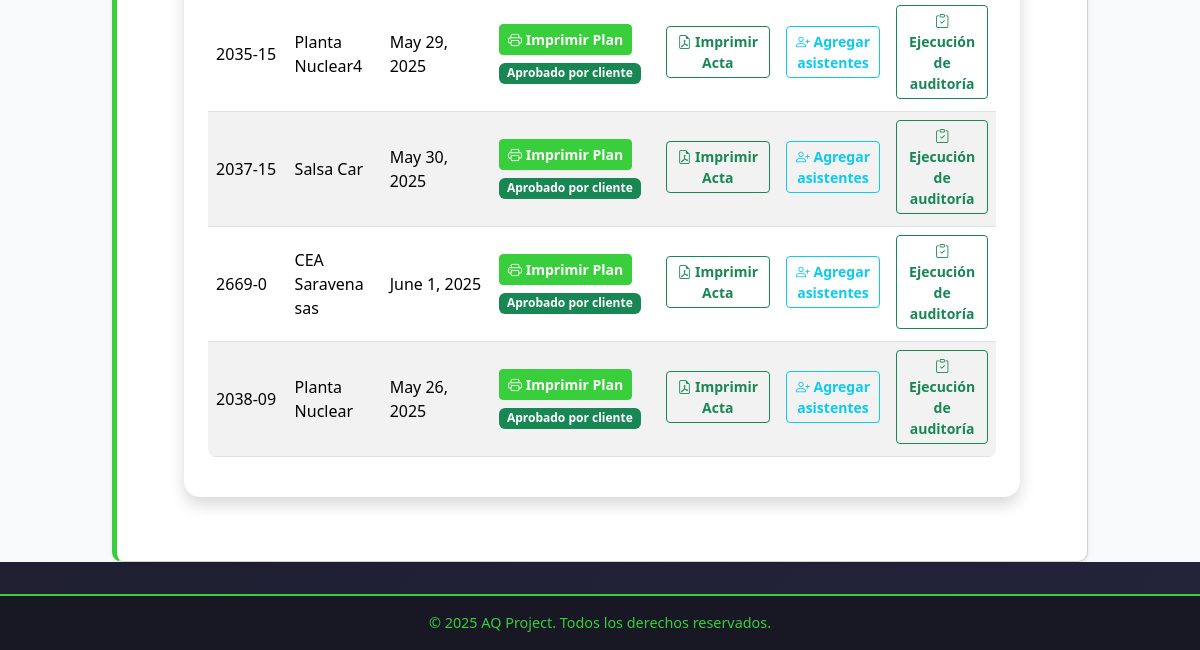
The page /auditores/dashboard/ (signed in, lower part) on the database as committed earlier.
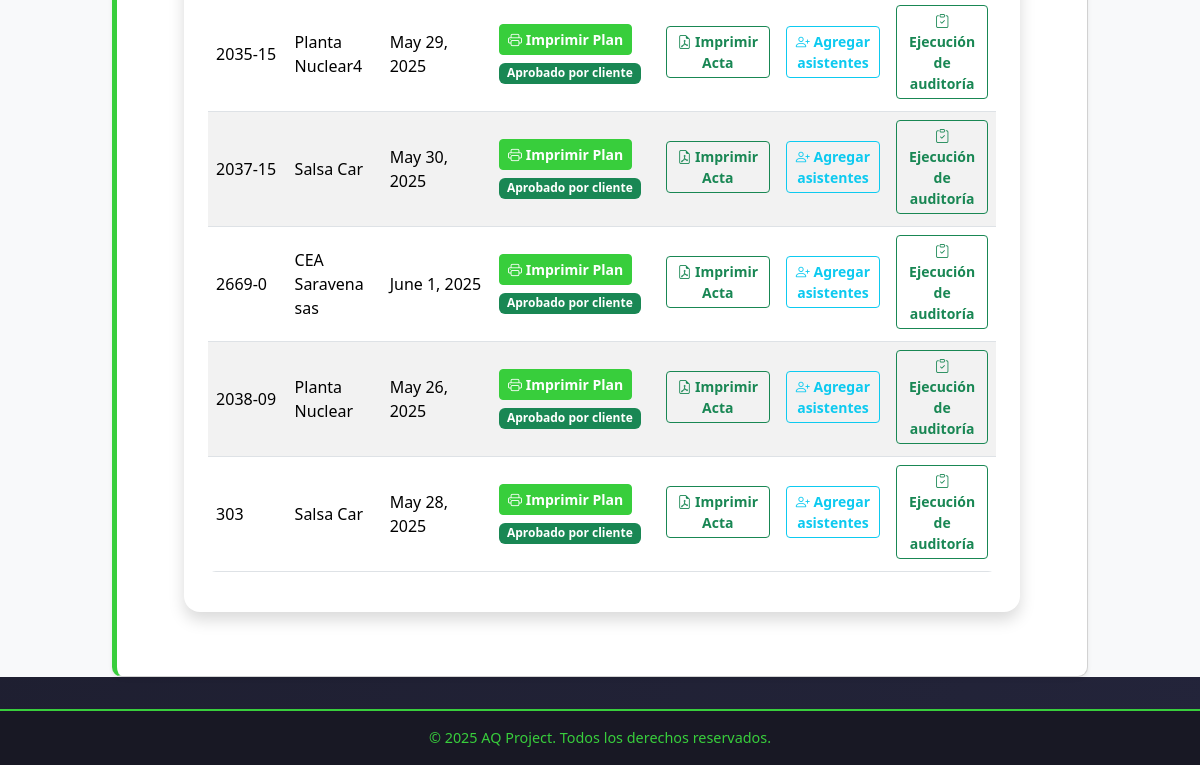
The same page on the database as committed later.
### documentacion_auditores/models.py (models this page shows, shortened)
class PlanAuditoria(models.Model):
    programacion = models.OneToOneField(ProgramacionAuditoria, on_delete=models.CASCADE)
    auditor = models.ForeignKey(User, on_delete=models.CASCADE, limit_choices_to={'groups__name': "Auditores"})
    iaf_md4_verificado = models.BooleanField(default=False)
    observaciones = models.TextField(blank=True, null=True)
    fecha_aprobacion = models.DateField()  # Automáticamente, puede ser 2 días antes de etapa 2
    archivo_vehiculos_instructores = models.FileField(upload_to='documentacion/vehiculos_instructores/', null=True, blank=True)
    aprobado_por_cliente = models.BooleanField(default=False)
    fecha_aprobacion_cliente = models.DateTimeField(null=True, blank=True)

### programacion/models.py (models this page shows, shortened)
class ProgramacionAuditoria(models.Model):
    cotizacion = models.ForeignKey('cotizaciones.Cotizacion', on_delete=models.CASCADE)
    nivel_auditoria = models.ForeignKey(NivelAuditoriaCEA, on_delete=models.SET_NULL, null=True, blank=True)
    fecha_programacion_etapa1 = models.DateField(null=True, blank=True)
    hora_etapa1 = models.TimeField(default='00:00')
    auditores = models.ForeignKey(Auditor, on_delete=models.SET_NULL, null=True, blank=True)
    iaf_md4_confirmado = models.BooleanField(default=False)
    estado = models.CharField(max_length=20, choices=(
        ('Pendiente', 'Pendiente'),
        ('En Curso', 'En Curso'),
        ('Finalizada', 'Finalizada'),
        ('Cancelada', 'Cancelada'),
    ), default='Pendiente')  # Valor predeterminado para "estado"

### cotizaciones/models.py (models this page shows, shortened)
class Cotizacion(models.Model):
    solicitud = models.ForeignKey(Solicitud, on_delete=models.CASCADE, related_name="cotizaciones")
    numero_servicio = models.CharField(max_length=100, unique=True)
    fecha_cotizacion = models.DateField(null=True, blank=True)
    tipo_servicio = models.ManyToManyField("TipoServicio")
    dias_auditoria_etapa_1 = models.DecimalField(max_digits=3, decimal_places=1, null=True, blank=True)
    dias_auditoria_etapa_2 = models.DecimalField(max_digits=3, decimal_places=1, null=True, blank=True)
    precio_neto = models.DecimalField(max_digits=10, decimal_places=2, help_text="Valor sin IVA")
    precio_iva = models.DecimalField(max_digits=10, decimal_places=2, default=Decimal("0.00"), help_text="IVA (19%)")
    precio_total = models.DecimalField(max_digits=10, decimal_places=2, default=Decimal("0.00"), help_text="Total con IVA")
    ESTADO_CHOICES = [
        ('Pendiente', 'Pendiente'),
        ('Aprobada', 'Aprobada'),
        ('Rechazada', 'Rechazada'),
        ('Programada', 'Programada'),
    ]
    estado = models.CharField(max_length=20, choices=ESTADO_CHOICES, default='Pendiente')

### solicitudes/models.py (models this page shows, shortened)
class Solicitud(models.Model):
    cliente = models.ForeignKey(Cliente, on_delete=models.CASCADE, related_name="solicitudes_solicitudes")  # Relación con el modelo Cliente
    fecha_solicitud = models.DateField(default=date.today)  # Fecha en que se crea la solicitud
    estado = models.CharField(
        max_length=20,
        choices=[
            ('Pendiente', 'Pendiente'),
            ('Aprobada', 'Aprobada'),
            ('Rechazada', 'Rechazada')
        ],
        default='Pendiente'
    )  # Estado de la solicitud

class Cliente(models.Model):
    nit = models.CharField(max_length=20, unique=True)  # Nit único
    nombre_propietario = models.CharField(max_length=100)
    nombre_establecimiento = models.CharField(max_length=100)
    representante_legal = models.CharField(max_length=100)
    cedula_ciudadania = models.CharField(max_length=20)
    ciudad = models.CharField(max_length=100)
    departamento = models.CharField(max_length=100)
    direccion = models.CharField(max_length=200)
    representante_organismo = models.CharField(max_length=100)
    cargo = models.CharField(max_length=50)
    telefono_fijo = models.CharField(max_length=20, blank=True, null=True)
    telefono_celular = models.CharField(max_length=20)
    correo_electronico = models.EmailField()
    nivel_cea = models.CharField(max_length=50, choices=NIVELES_CEA)
    cantidad_vehiculos = models.IntegerField(null=True, blank=True)
    cantidad_instructores = models.IntegerField(null=True, blank=True)
    categorias_certificar = models.ManyToManyField(Categoria, blank=True)
    certificado_conformidad = models.CharField(max_length=2, choices=CERTIFICADO_CONFORMIDAD_CHOICES, default="No")
    nombre_ente_certificador = models.CharField(max_length=100, blank=True, null=True)  # Se llena si es "Sí"
    fecha_solicitud = models.DateField(null=True, blank=True)  # Se establece solo cuando se envía la solicitud
    observaciones = models.TextField(blank=True, null=True)

### documentacion_auditores/views.py (the view)
# urls.py: path('dashboard/', views.dashboard_auditor, name='dashboard_auditor'),
@login_required
@user_passes_test(auditor_check)
def dashboard_auditor(request):
    auditor = Auditor.objects.get(user=request.user)
    programaciones = ProgramacionAuditoria.objects.exclude(planauditoria__aprobado_por_cliente=True)
    planes = PlanAuditoria.objects.filter(auditor=request.user)
    return render(request, 'documentacion_auditores/dashboard.html', {
        'programaciones': programaciones,
        'planes': planes,
    })

### documentacion_auditores/views.py (called while the page is built)
def auditor_check(user):
    return user.groups.filter(name='Auditores').exists()

### documentacion_auditores/templates/documentacion_auditores/dashboard.html (shortened to what the changed rows need)
{% extends "layouts/base.html" %}
{% block content %}
<div class="container my-5">
    <div class="row justify-content-center">
        <div class="col-lg-11">
            <div class="card shadow rounded-4 border-0">
                <div class="card-body p-4">
                    <div class="table-responsive">
                        <table class="table table-striped align-middle rounded-3 overflow-hidden">
                            <tbody>
                                {% for plan in planes %}
                                <tr>
                                    <td>{{ plan.programacion.cotizacion.numero_servicio }}</td>
                                    <td>{{ plan.programacion.cotizacion.solicitud.cliente.nombre_establecimiento }}</td>
                                    <td>{{ plan.fecha_aprobacion }}</td>
                                    <td>
                                        <a href="{% url 'imprimir_plan' plan.id %}" class="btn btn-success btn-sm mb-1 fw-semibold">
                                            <i class="bi bi-printer"></i> Imprimir Plan
                                        </a>
                                        {% if not plan.aprobado_por_cliente %}
                                            <a href="{% url 'editar_plan' plan.id %}" class="btn btn-warning btn-sm mb-1 fw-semibold">Editar Plan</a>
                                            <form method="post" action="{% url 'aprobar_plan_cliente' plan.id %}" style="display:inline;">
                                                {% csrf_token %}
                                                <button type="submit" class="btn btn-outline-success btn-sm mb-1 fw-semibold">Aprobación del plan</button>
                                            </form>
                                        {% else %}
                                            <span class="badge bg-success">Aprobado por cliente</span>
                                        {% endif %}
                                    </td>
                                    <td>
                                        {% if plan.acta and plan.acta.asistentes.exists %}
                                            <a href="{% url 'generar_acta_pdf' plan.programacion.id %}" class="btn btn-outline-success btn-sm mb-1 fw-semibold">
                                                <i class="bi bi-file-earmark-pdf"></i> Imprimir Acta
                                            </a>
                                        {% else %}
                                            <span class="text-secondary">Debe registrar los asistentes antes de imprimir el acta</span>
                                        {% endif %}
                                    </td>
                                    <td>
                                        {% if plan.aprobado_por_cliente and plan.acta %}
                                            <a href="{% url 'asistentes_acta' plan.acta.id %}" class="btn btn-outline-info btn-sm mb-1 fw-semibold">
                                                <i class="bi bi-person-plus"></i> Agregar asistentes
                                            </a>
                                        {% else %}
                                            <span class="text-secondary">No disponible</span>
                                        {% endif %}
                                    </td>
                                    <td>
                                        {% if plan.aprobado_por_cliente and plan.acta %}
                                            <a href="{% url 'ejecucion_auditoria' plan.acta.id %}" class="btn btn-outline-success btn-sm mb-1 fw-semibold">
                                                <i class="bi bi-clipboard-check"></i> Ejecución de auditoría
                                            </a>
                                        {% else %}
                                            <span class="text-secondary">No disponible</span>
                                        {% endif %}
                                    </td>
                                </tr>
                                {% endfor %}
                            </tbody>
                        </table>
                    </div>
                </div>
            </div>
        </div>
    </div>
</div>
{% endblock %}

Rows that differ between the two databases and show on the page:
added PlanAuditoria: programacion.cotizacion.numero_servicio "303", programacion.cotizacion.solicitud.cliente.nombre_establecimiento "Salsa Car", fecha_aprobacion "May 28, 2025", aprobado_por_cliente "Aprobado por cliente", shows "Imprimir Acta"
